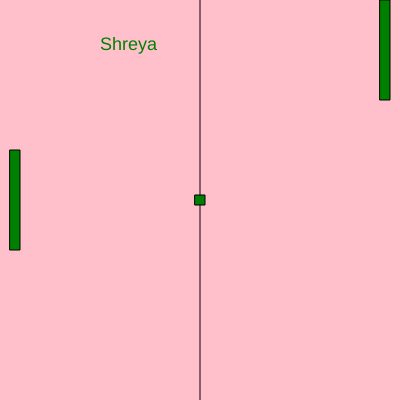
Frame 1 (no input)
Frame 60 (no input): identical to frame 1, image omitted
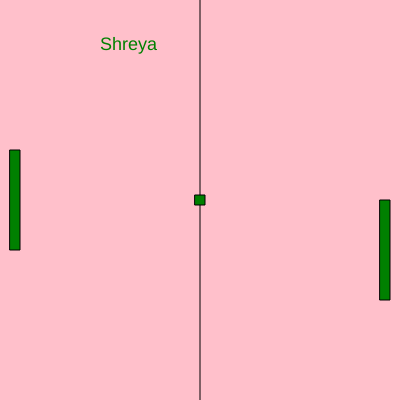
Frame 120 (the mouse pressed at the canvas centre since frame 60)

The p5.js sketch that drew these frames (run headless with seeded random() and noise() and a simulated clock; from frame 60 on, the mouse is pressed at the canvas centre):

// p5.js sketch
// ── sketch.js
function setup() {
  
  createCanvas(400, 400);
  
}
var i=0;
function draw() {
  background("pink")
  fill("green")
  textSize(18)
  line(200,0,200,400)
  text("Shreya",100,50)
  rect(10,150,10,100);
  rect(380,mouseY,10,100);
  rect(195,195, 10,10);
  console.log(i);
  
}
